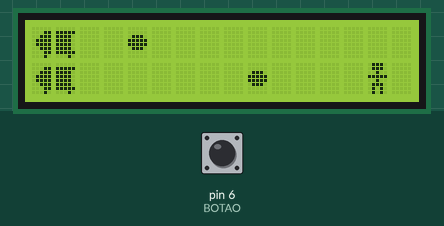
Bench run of a sketch on a simulated Arduino Uno, built with avr-gcc and run on an emulated ATmega328P. Parts: 16×2 character LCD. The inputs (shaded band) are chosen by the test bench; at power-on: pin 6 (BOTAO) HIGH. Random numbers use the default seed unless the sketch sets one; what the sketch prints to the serial monitor is not drawn.

Above: at 1.2 s.
1.3 s: pin 6 (BOTAO) pulled LOW for 0.15 s
At 2.1 s:
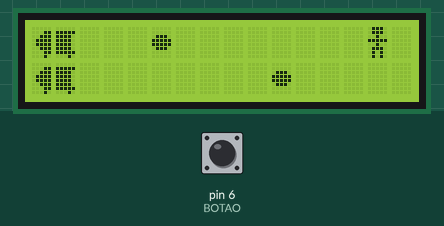
4.3 s: pin 6 (BOTAO) pulled LOW for 1 s
At 5.8 s:
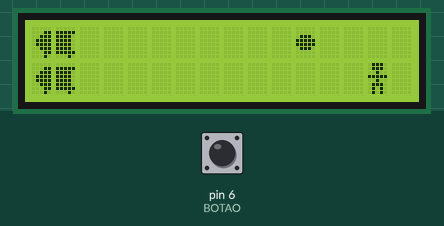
6.8 s: pin 6 (BOTAO) pulled LOW for 0.15 s
At 7.6 s:
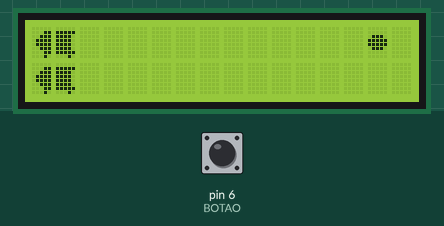
9.9 s: pin 6 (BOTAO) pulled LOW for 3.2 s
At 15.61 s:
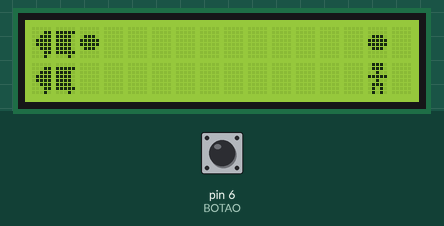
16.1 s: pin 6 (BOTAO) pulled LOW for 0.15 s
At 16.9 s:
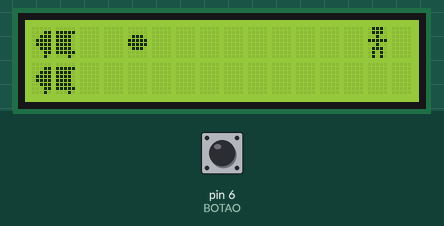
25.2 s: pin 6 (BOTAO) pulled LOW for 1 s
At 29.3 s:
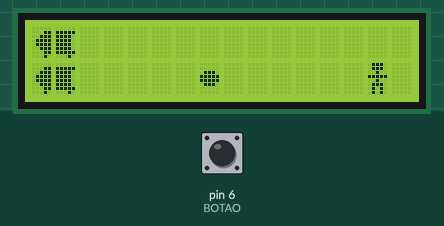

The sketch:

sketch_jan07d.ino
```cpp
#include <LiquidCrystal.h>

byte PLAYER[] =
{
  B01110,
  B01110,
  B00100,
  B11111,
  B00100,
  B01110,
  B01010,
  B01010
};

byte DEAD[] =
{
  B00000,
  B00000,
  B00000,
  B00000,
  B00000,
  B00000,
  B00000,
  B00000
};

byte BULLET[] =
{
  B00000,
  B00000,
  B01110,
  B11111,
  B11111,
  B01110,
  B00000,
  B00000
};

byte CANNON1[] =
{
  B00000,
  B00011,
  B00111,
  B01111,
  B01111,
  B00111,
  B00011,
  B00010
};

byte CANNON2[] =
{
  B00000,
  B11111,
  B11110,
  B11110,
  B11110,
  B11110,
  B11111,
  B00010
};

int mapa[2][16] =
{
  {4,5,0,0,0,0,0,0,0,0,0,0,0,0,0,0},
  {4,5,0,0,0,0,0,3,0,0,0,0,0,0,1,0}
};

int BOTAO = 6;
LiquidCrystal lcd(12,11,5,4,3,2);

void printMapa()
{
  for (int i = 0; i < 2; i++)
  {
    lcd.setCursor(0,i);
    for (int j = 0; j < 16; j++)
    {
      if (mapa[i][j] == 0)
      {
        lcd.write(" ");
      }
      else
      {
        lcd.write(mapa[i][j]);
      }
    }
  }
}

void setup() {
  pinMode(BOTAO, INPUT_PULLUP);
  lcd.begin(16,2);
  lcd.createChar(1, PLAYER);
  lcd.createChar(2, DEAD);
  lcd.createChar(3, BULLET);
  lcd.createChar(4, CANNON1);
  lcd.createChar(5, CANNON2);
  lcd.clear();
  Serial.begin(9600);

  randomSeed(analogRead(13));
}

// Variáveis do loop
int tick = 150;
int botaoFlag = 0;
int bulletFlag = 150;
int bulletSpawnFlag = 150;
int bulletSpawnFlagRandom = random(30,50);

// Loop
void loop() {

  // Se botao for apertado
  if (digitalRead(BOTAO) == LOW && botaoFlag == 0)
  {
    if (mapa[1][14] == 1)
    {
      mapa[0][14] = 1;
      mapa[1][14] = 0;
    }
    else
    {
      mapa[0][14] = 0;
      mapa[1][14] = 1;
    }
    botaoFlag = round(750/tick);
    Serial.println(botaoFlag);
  }


  // Delay do botao
  if (botaoFlag > 0)
  {
    botaoFlag -= tick;
  } else if (botaoFlag < 0)
  {
    botaoFlag = 0;
  }


  // Delay de movimento dos tiros
  if (bulletFlag < tick*3)
  {
    bulletFlag += tick;
  }
  // Movimentação dos tiros
  else
  {
    for (int i = 0; i < 2; i++)
    {
      bool flag = true;
      for (int j = 0; j < 16; j++)
      {
        if (mapa[i][j] == 3 && flag  == true)
        {
          if (j == 15)
          {
            mapa[i][j] = 0;
          }
          else
          {
            mapa[i][j] = 0;
            mapa[i][j+1] = 3;
            flag = false;
          }
        }
        else
        {
          flag = true;
        }
      }
    }
    bulletFlag = 0;
  }

  // Spawn dos tiros
  if (bulletSpawnFlag < bulletSpawnFlagRandom)
  {
    bulletSpawnFlag += tick;
  }
  else
  {
    if (random(0,2) == 0)
    {
      mapa[0][2] = 3;
    }
    else
    {
      mapa[1][2] = 3;
    }
    bulletSpawnFlagRandom = random(30,50) * tick;
    Serial.println(bulletSpawnFlagRandom);
    bulletSpawnFlag = 0;
  }

  // Printa o mapa na tela
  printMapa();

  // Delay dos ticks
  delay(tick);
}
```

Measured:
- what the display in image 1 shows lasts 0.6 s, from 1.6 s to 2.2 s
- what the display in image 4 shows lasts 0.4 s, from 15.4 s to 15.8 s
